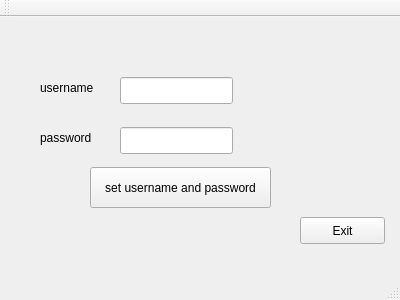
<?xml version="1.0" encoding="UTF-8"?>
<ui version="4.0">
 <class>MainWindow</class>
 <widget class="QMainWindow" name="MainWindow">
  <property name="geometry">
   <rect>
    <x>0</x>
    <y>0</y>
    <width>400</width>
    <height>300</height>
   </rect>
  </property>
  <property name="windowTitle">
   <string>MainWindow</string>
  </property>
  <widget class="QWidget" name="centralWidget">
   <widget class="QLineEdit" name="lineEdit">
    <property name="geometry">
     <rect>
      <x>120</x>
      <y>60</y>
      <width>113</width>
      <height>27</height>
     </rect>
    </property>
   </widget>
   <widget class="QLineEdit" name="lineEdit_2">
    <property name="geometry">
     <rect>
      <x>120</x>
      <y>110</y>
      <width>113</width>
      <height>27</height>
     </rect>
    </property>
   </widget>
   <widget class="QLabel" name="usernameLabel">
    <property name="geometry">
     <rect>
      <x>40</x>
      <y>60</y>
      <width>71</width>
      <height>21</height>
     </rect>
    </property>
    <property name="text">
     <string>username</string>
    </property>
   </widget>
   <widget class="QLabel" name="passwordLabel">
    <property name="geometry">
     <rect>
      <x>40</x>
      <y>110</y>
      <width>71</width>
      <height>21</height>
     </rect>
    </property>
    <property name="text">
     <string>password</string>
    </property>
   </widget>
   <widget class="QPushButton" name="pushButton_2">
    <property name="geometry">
     <rect>
      <x>300</x>
      <y>200</y>
      <width>85</width>
      <height>27</height>
     </rect>
    </property>
    <property name="text">
     <string>Exit</string>
    </property>
   </widget>
   <widget class="QPushButton" name="pushButton_3">
    <property name="geometry">
     <rect>
      <x>90</x>
      <y>150</y>
      <width>181</width>
      <height>41</height>
     </rect>
    </property>
    <property name="text">
     <string>set username and password</string>
    </property>
   </widget>
  </widget>
  <widget class="QMenuBar" name="menuBar">
   <property name="geometry">
    <rect>
     <x>0</x>
     <y>0</y>
     <width>400</width>
     <height>27</height>
    </rect>
   </property>
  </widget>
  <widget class="QToolBar" name="mainToolBar">
   <attribute name="toolBarArea">
    <enum>TopToolBarArea</enum>
   </attribute>
   <attribute name="toolBarBreak">
    <bool>false</bool>
   </attribute>
  </widget>
  <widget class="QStatusBar" name="statusBar"/>
 </widget>
 <layoutdefault spacing="6" margin="11"/>
 <resources/>
 <connections>
  <connection>
   <sender>pushButton_2</sender>
   <signal>clicked()</signal>
   <receiver>MainWindow</receiver>
   <slot>close()</slot>
   <hints>
    <hint type="sourcelabel">
     <x>339</x>
     <y>251</y>
    </hint>
    <hint type="destinationlabel">
     <x>511</x>
     <y>255</y>
    </hint>
   </hints>
  </connection>
 </connections>
 <slots>
  <slot>getPassUserInfo()</slot>
 </slots>
</ui>
